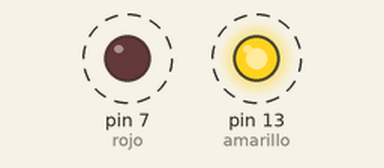
Bench run of a sketch on a simulated Arduino Uno, built with avr-gcc and run on an emulated ATmega328P. Shown: output pins drawn as LEDs (lit = HIGH). Dashed ring = blinking.

Above: at 0.15 s.
Timing chart, 0 to 3.0 s (numbered marks = the images above):
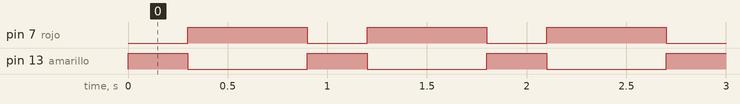

The sketch:

leds.ino
```cpp
int amarillo = 13;
int rojo     = 7;
int milisegundo = 300;

void setup() {
  // put your setup code here, to run once:
 pinMode(amarillo,OUTPUT);
 pinMode(rojo,OUTPUT);

}

void loop() {
  // put your main code here, to run repeatedly:
 digitalWrite(amarillo,HIGH);
 digitalWrite(rojo,LOW);
 delay(milisegundo);
 digitalWrite(amarillo,LOW);
 digitalWrite(rojo,HIGH);
 delay(milisegundo*2);
}
```

Measured:
- by itself, pin 7 (rojo): alternates HIGH for 0.60 s and LOW for 0.30 s
- by itself, pin 13 (amarillo): alternates HIGH for 0.30 s and LOW for 0.60 s
